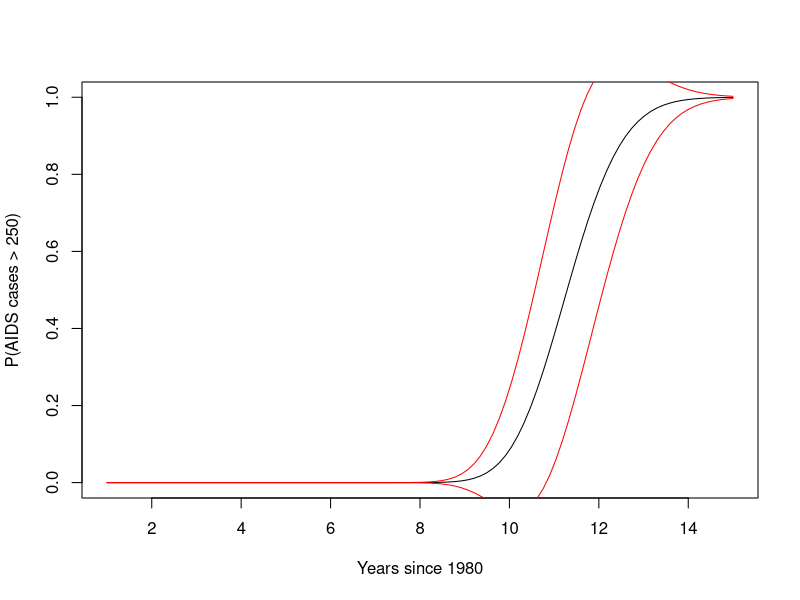

Here is the R script that generated this plot:
## ---- chunk 1
t <- 1:13
y <- c(12, 14, 33, 50, 67, 74, 123, 141, 165, 204, 253, 246, 240)

expr_nb <-
  expression(
    - lgamma(y + exp(theta3))
    + lgamma(exp(theta3))
    + lgamma(y + 1)
    + (y + exp(theta3)) * log(exp(theta1 + theta2 * t) + exp(theta3))
    - y * (theta1 + theta2 * t)
    - exp(theta3) * theta3
  )

nb_aux <- deriv(expr_nb, c("theta1", "theta2", "theta3"), function.arg = c("theta1", "theta2", "theta3", "t", "y"))

nb_nll <- function(theta, t, y) {
  res <- nb_aux(theta[1], theta[2], theta[3], t, y)
  
  sum(as.numeric(res))
}

nb_grad <- function(theta, t, y) {
  res <- nb_aux(theta[1], theta[2], theta[3], t, y)
  
  apply(attr(res,"gradient"), 2, sum)
}

nb_prob_250 <- function(mle, t) {
  res <- nb_aux(mle[1], mle[2], mle[3], t, 0:250)
  
  1 - sum(exp(- as.numeric(res)))
}

nb_jac_250  <- function(mle, t){
  res <- nb_aux(mle[1], mle[2], mle[3], t, 0:250)
  
  apply(attr(res,"gradient") * exp(- as.numeric(res)), 2, sum)
}
## ---- chunk 2
nb_fit <- NULL

check_fail <- function(fit) {
  no_convergence <- fit$convergence > 0

  no_variance <- inherits(try(solve(fit$hessian)), "try-error")

  null_variance <- F
  NA_variance <- F

  if (!no_variance) {
    # checks if asymptotic variance are NaN
    NA_variance <- as.logical(sum(is.nan(diag(solve(fit$hessian)))))

    if(!NA_variance){
      # checks if asymptotic variance are zero up to machine precision
      null_variance <- as.logical(sum(diag(solve(fit$hessian))< .Machine$double.eps ^ 0.5))
    }
  }

  fail <- no_variance | no_convergence | NA_variance | null_variance

  return(fail)
}

for(i in 1:1000) {
  nb_fit[[i]] <-
    optim(
      par = c(rnorm(1), rnorm(1), rnorm(1)),
      fn = nb_nll,
      gr = nb_grad,
      method = 'BFGS',
      t = t,
      y = y,
      hessian = T
    )

  if(check_fail(nb_fit[[i]])) {
    nb_fit[[i]]$value <- NULL
  }
}

nll_vals <- lapply(nb_fit, \(x) as.numeric(x$value))

fit <- nb_fit[[which.min(nll_vals)]]
## ---- chunk 3
create_int <- function(tval, mle, inv_hess) {
  jac <- nb_jac_250(mle, tval)
  
  var <- t(jac) %*% inv_hess %*% jac
  
  se <- sqrt(as.numeric(var))
  
  prob <- nb_prob_250(mle, tval)
  
  data.frame(
    t = tval,
    prob = prob,
    plus_one = prob + 1.96 * se,
    minus_one = prob - 1.96 * se
  )
}

t_vals <- dplyr::bind_rows(lapply(seq(1, 15, length = 100), create_int, mle = fit$par, inv_hess = solve(fit$hessian)))
## ---- chunk 4
plot(
  x = t_vals$t, 
  y = t_vals$prob, 
  type = 'l',
  ylab = "P(AIDS cases > 250)",
  xlab = "Years since 1980"
)

lines(t_vals$t, t_vals$plus_one, col = "red")
lines(t_vals$t, t_vals$minus_one, col = "red")
